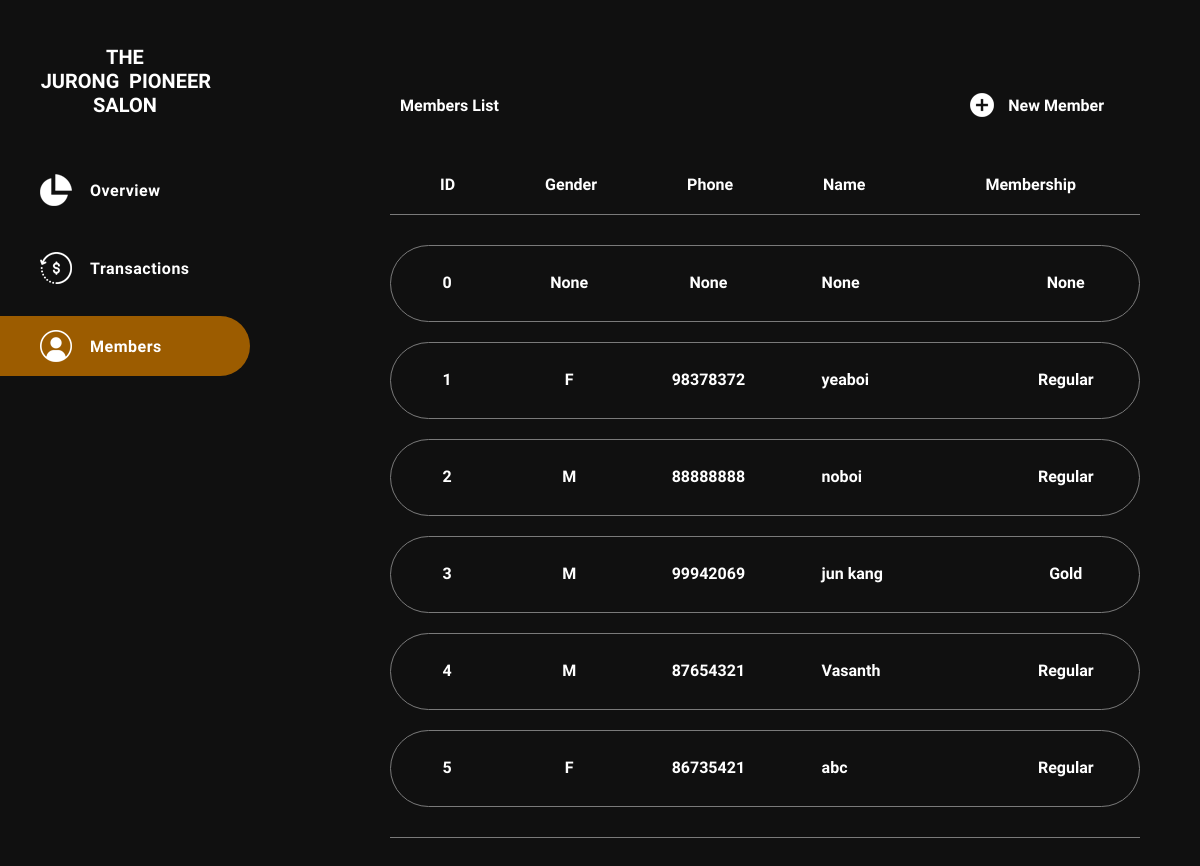
The app's page /members, older data.
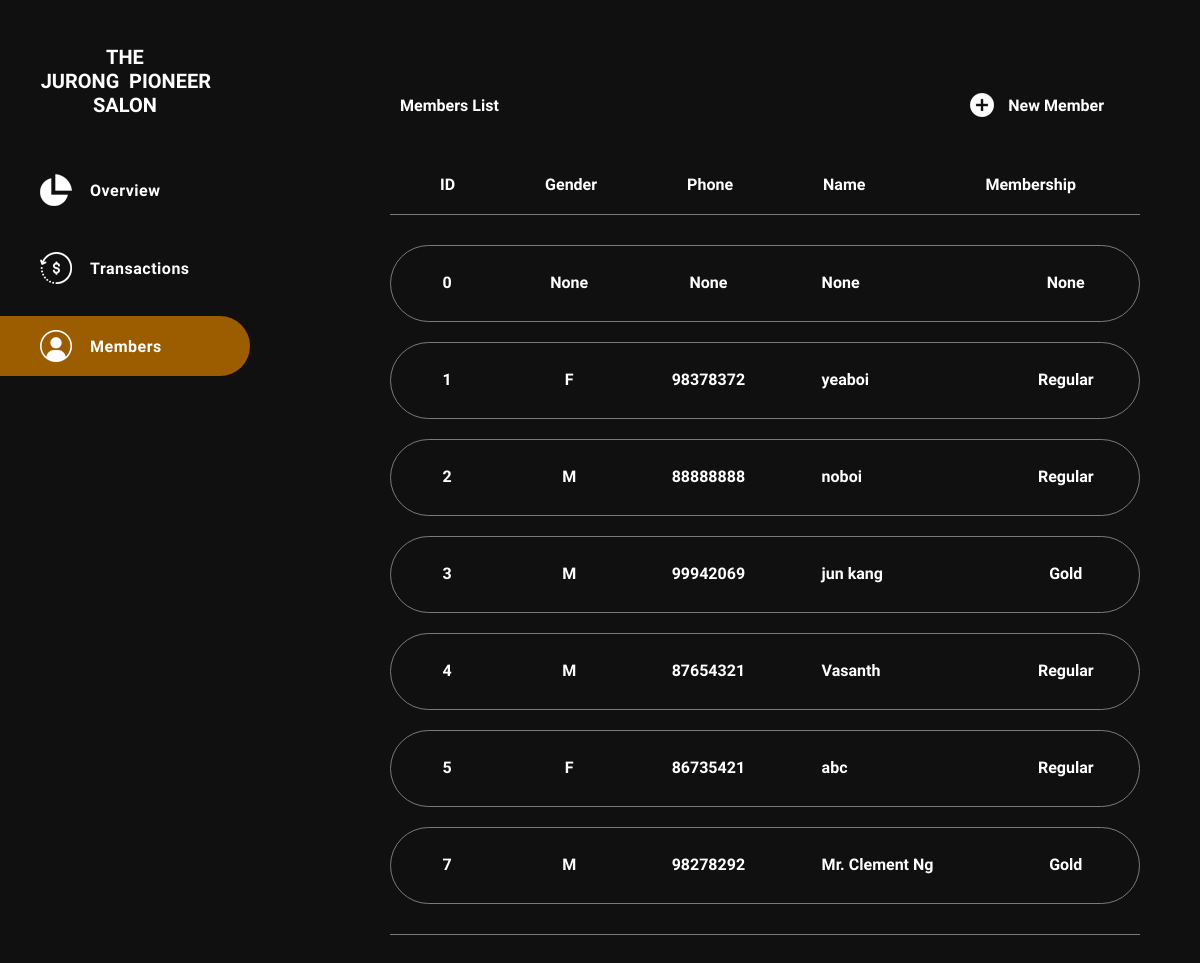
The same page, newer data.
### tables this page shows
CREATE TABLE "MEMBER" (
	"MEMBERID"	INTEGER PRIMARY KEY AUTOINCREMENT,
	"MEMBERNAME"	TEXT,
	"GENDER"	TEXT,
	"EMAIL"	TEXT,
	"PHONE"	INTEGER,
	"ADDRESS"	TEXT,
	"MEMBERSHIP"	INTEGER
);

### mainapp.py (the view)
@app.route("/members", methods = ["POST", "GET"])
def members(redirect = 0): #insert SELECT final data
    finalData = getmemberdata()
    data = []
    for i in finalData:
        data.append(list(i))
    for i in data:
        if i[4] == 2:
            i[4] ="Gold"
        elif i[4] == 1:
            i[4]="Regular"
    finalData = data
    return render_template("members.html", finalData = finalData, redirect = redirect)

### mainapp.py (called while the page is built)
def getmemberdata():
    con = sqlite3.connect(db)
    cur = con.cursor()
    cur.execute("SELECT MEMBERID,GENDER,PHONE,MEMBERNAME,MEMBERSHIP FROM MEMBER")
    data= cur.fetchall()
    con.close()
    return data

### templates/members.html (shortened to what this page needs)
<!DOCTYPE html>
<html>
    <head>
        <link href="{{ url_for('static', filename='styles/styles.css') }}" rel="stylesheet">
        <link href="{{ url_for('static', filename='styles/members.css') }}" rel="stylesheet">
        <link rel="stylesheet" href="https://ajax.googleapis.com/ajax/libs/jqueryui/1.12.1/themes/smoothness/jquery-ui.css">
    </head>
    <body>
        <nav id = "sidebar">
            <div id = "sidebarLogo">
                <div class = "sidebarLogoText">THE</div>
                <div class = "sidebarLogoTextJP">
                    <div class = "sidebarLogoText" id = "sidebarLogoJurong">JURONG</div>
                    <div class = "sidebarLogoText" id = "sidebarLogoPioneer">PIONEER</div>
                </div>
                <div class = "sidebarLogoText">SALON</div>
            </div>
            <div>
                <img src = "{{ url_for('static', filename = 'overview.png') }}" id = "sidebarOverviewImage" class = "sidebarImages">
                <form method = "POST" action = "{{ url_for('index') }}">
                    <button id = "sidebarOverview" class = "sidebarButtons">Overview</button>
                </form>
            </div>
            <div>
                <img src = "{{ url_for('static', filename = 'transactions.png') }}" id = "sidebarTransactionsImage" class = "sidebarImages">
                <form method = "POST" action = "{{ url_for('transactions') }}">
                    <button id = "sidebarTransactions" class = "sidebarButtons">Transactions</button>
                </form>
            </div>
            <div>
                <img src = "{{ url_for('static', filename = 'members.png') }}" id = "sidebarMembersImage" class = "sidebarImages">
                <form method = "POST" action = "{{ url_for('members') }}">
                    <button id = "sidebarMembers" class = "sidebarButtons">Members</button>
                </form>
            </div>
        </nav>
        <div>
            <div class = "bodyHeadText">Members List</div>
            <form action = "{{ url_for('newMember') }}" method = "GET">
                <img id = "membersNewRecordImage" src = "{{ url_for('static', filename = 'new.png') }}">
                <button id = "membersNewRecord">New Member</button>
            </form>
            <div id = "membersHeader">
                <div class = "membersHeaderClass">ID</div>
                <div class = "membersHeaderClass">Gender</div>
                <div class = "membersHeaderClass">Phone</div>
                <div class = "membersHeaderClass" id = "membersHeaderServiceTypeText">Name</div>
                <div class = "membersHeaderClass">Membership</div>
            </div>
            <div id = "membersData">
                <div id = "membersHeadSpacer"></div>
                {% for i in finalData %}
                    <div class = "membersRecord">
                        <div class = "membersRecordValues membersRecordID">{{ i[0] }}</div>
                        <div class = "membersRecordValues membersRecordGender">{{ i[1] }}</div>
                        <div class = "membersRecordValues membersRecordPhone">{{ i[2] }}</div>
                        <div class = "membersRecordValues membersRecordName">{{ i[3] }}</div>
                        <div class = "membersRecordValues membersRecordMembership">{{ i[4] }}</div>
                    </div>
                {% endfor %}
                <div id = "membersEndSpacer"></div>
            </div>
        </div>
    </body>
</html>

Row changes from the older to the newer data that the page shows:
added MEMBER: MEMBERID "7", GENDER "M", PHONE "98278292", MEMBERNAME "Mr. Clement Ng", i "Gold"
